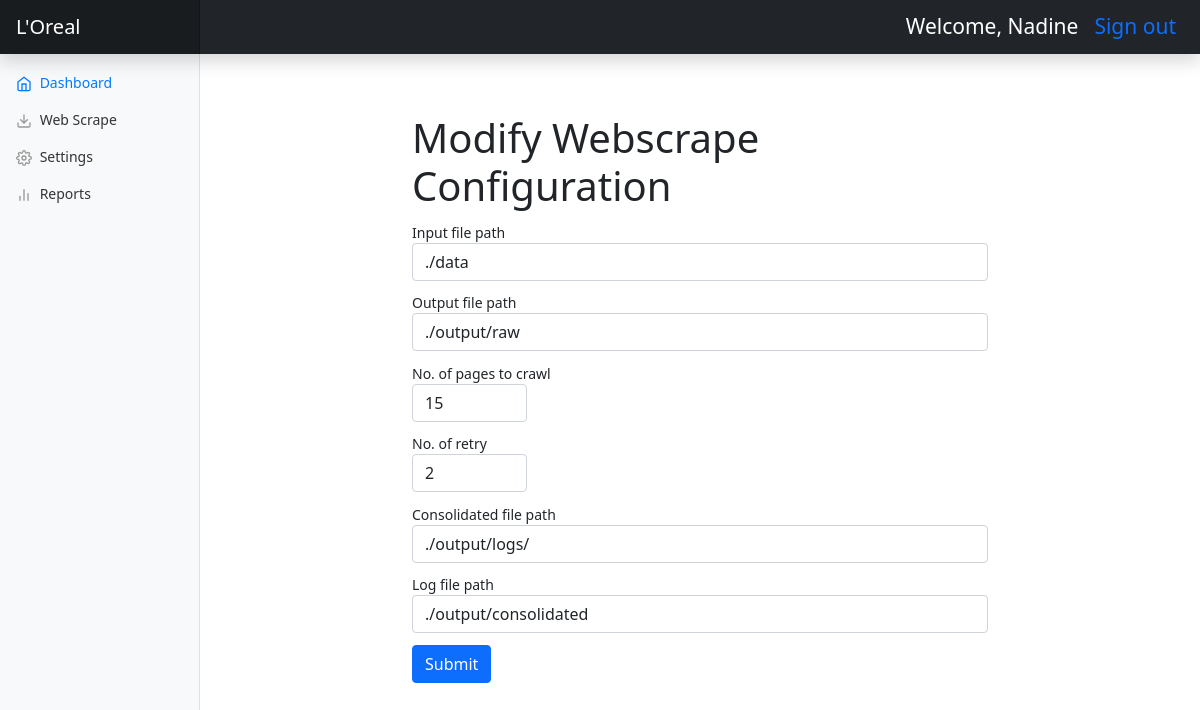
Page /setting (signed in) on the earlier database version.
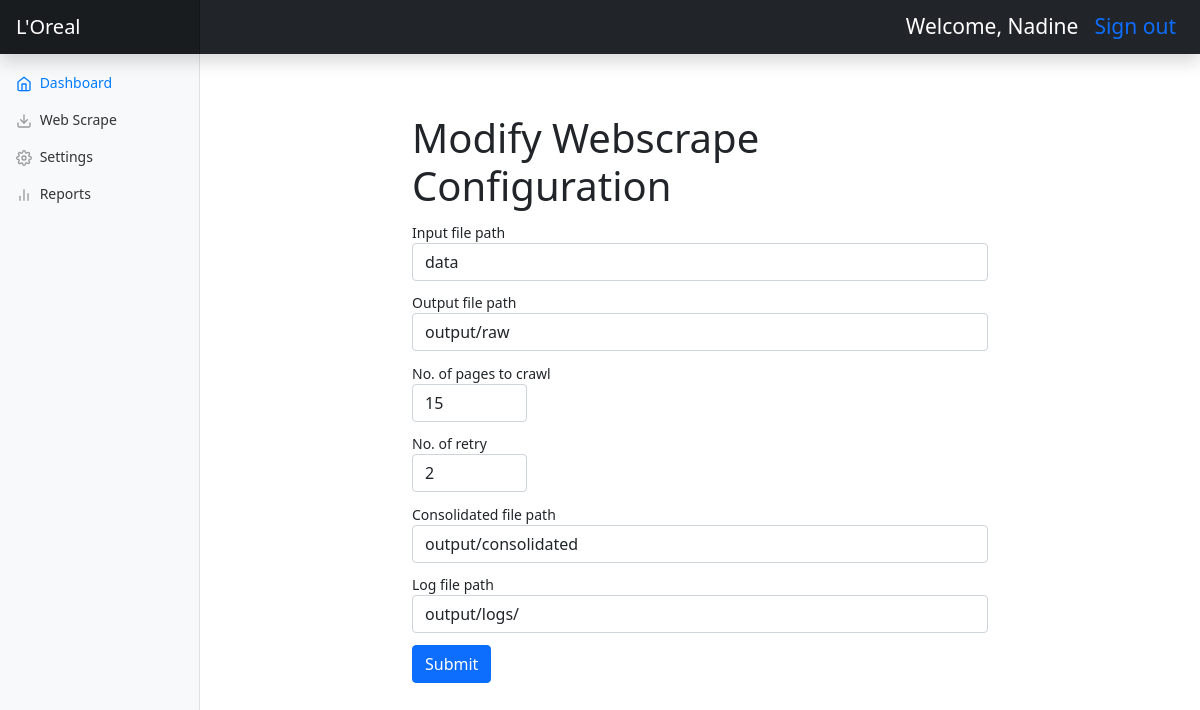
Same page on the later database version.
### model.py (models this page shows)
class User(UserMixin,db.Model):
    id = db.Column(db.Integer, primary_key=True) # primary keys are required by SQLAlchemy
    email = db.Column(db.String(100), unique=True)
    password = db.Column(db.String)
    name = db.Column(db.String(1000))

class Setting(db.Model):
    id = db.Column(db.Integer, primary_key=True)
    input_filepath = db.Column(db.String)
    output_filepath = db.Column(db.String)
    consolidated_filepath = db.Column(db.String)
    log_filepath = db.Column(db.String)
    no_of_pg_crawl = db.Column(db.Integer)
    no_of_retry = db.Column(db.Integer)

### application.py (the view)
@app.route('/setting')
@login_required
def setting():
    obj = db.session.query(Setting).order_by(Setting.id.desc()).first()
    input_path = obj.input_filepath
    output_path = obj.output_filepath
    no_of_pg_crawl = obj.no_of_pg_crawl
    no_of_retry = obj.no_of_retry
    con_path = obj.consolidated_filepath
    log_path = obj.log_filepath
    return render_template(
            "setting.html",name=current_user.name,
            input_path = input_path,
            output_path = output_path,
            no_of_pg_crawl = no_of_pg_crawl,
            no_of_retry = no_of_retry,
            con_path = con_path,
            log_path = log_path
            )

### application.py (called while the page is built)
@login_manager.user_loader
def load_user(user_id):
    return User.query.get(int(user_id))

### templates/setting.html
<head>
  <link rel="stylesheet" href="../static/css/setting.css">
</head>
{% extends 'base.html' %}
{% block content %}
<div class="col-md-6 offset-md-4" style="margin-top: 5%;">
  <h1>Modify Webscrape Configuration</h1>
<form method="POST" action="/webscrapeconfig">
  <div class="form-group">
    <label for="name">Input file path</label>
    <input type="text" name="input_path" class="form-control" value ="{{input_path}}" required>
  </div>
  <div class="form-group">
    <label for="name">Output file path</label>
    <input type="text" name="output_path" class="form-control" value ="{{output_path}}" required>
  </div>
  <div class="form-group">
    <label for="pages_crawl">No. of pages to crawl</label>
    <input name="no_of_pg_crawl" type="number" step="" class="form-control dropdown-size" value ="{{no_of_pg_crawl}}" required>
  </div>
    <div class="form-group">
      <label for="retry">No. of retry</label>
      <input name="no_of_retry" type="number" step="" class="form-control dropdown-size" value ="{{no_of_retry}}" required>
    </div>
    <div class="form-group">
      <label for="">Consolidated file path</label>
      <input type="text" name="con_path" class="form-control" value ="{{con_path}}" required>
    </div>
    <div class="form-group">
      <label for="">Log file path</label>
      <input type="text" name="log_path" class="form-control" value ="{{log_path}}" required>
    </div>
  <button type="submit" class="btn btn-primary" style="margin-top:2%">Submit</button>
</form>
</div>
{% endblock %}

### templates/base.html (shortened to what this page needs)
<html>
  <head>
    <link href="../static/css/bootstrap.min.css" rel="stylesheet">
    <link href="../static/css/dashboard.css" rel="stylesheet">
  </head>
  <body>
    {% block navbar %}
    <nav class="navbar navbar-dark sticky-top bg-dark flex-md-nowrap p-0 shadow">
      <a class="navbar-brand col-md-3 col-lg-2 me-0 px-3" href="{{ url_for('index') }}">L'Oreal </a>
      <ul  class="navbar-nav px-3 d-flex flex-row">
        <li class="p-2 navtext">Welcome, {{name}}</li>
        <li class="p-2 navtext">
          <a style="text-decoration:none;" href="{{ url_for('auth.logout') }}">Sign out</a>
        </li>
      </ul>
    </nav>
    {% endblock %}
    <div class="container-fluid">
      <div class="row">
        <nav id="sidebarMenu" class="col-md-3 col-lg-2 d-md-block bg-light sidebar collapse">
          <div class="position-sticky pt-3">
            <ul class="nav flex-column">
              <li class="nav-item">
                <a class="nav-link active" aria-current="page" href="{{ url_for('index') }}">
                  <span data-feather="home"></span>
                  Dashboard
                </a>
              </li>
              <li class="nav-item">
                <a class="nav-link" href="{{ url_for('webscrape') }}">
                  <span data-feather="download"></span>
                  Web Scrape
                </a>
              </li>
              <li class="nav-item">
                <a class="nav-link" href="{{ url_for('setting') }}">
                  <span data-feather="settings"></span>
                  Settings
                </a>
              </li>
              <li class="nav-item">
                <a class="nav-link" href="{{ url_for('report') }}">
                  <span data-feather="bar-chart-2"></span>
                  Reports
                </a>
              </li>
            </ul>
  </div>
</nav>
  {% block content %} {% endblock %}
</div>
</div>
  </body>
</html>

### static/css/setting.css (style rules this page uses)
.form-group { margin-top:2% !important; }
.dropdown-size { width: 20% !important; }

### static/css/dashboard.css (style rules this page uses)
body { font-size: .875rem; }
.navtext { color:white; font-size:21px; }
.feather { width: 16px; height: 16px; vertical-align: text-bottom; }
.sidebar { position: fixed; top: 0; bottom: 0; left: 0; z-index: 100; padding: 48px 0 0; box-shadow: inset -1px 0 0 rgba(0, 0, 0, .1); }
.sidebar .nav-link { font-weight: 500; color: #333; }
.sidebar .nav-link .feather { margin-right: 4px; color: #999; }
.sidebar .nav-link.active { color: #007bff; }
.sidebar .nav-link:hover .feather, .sidebar .nav-link.active .feather { color: inherit; }
.navbar-brand { padding-top: .75rem; padding-bottom: .75rem; background-color: rgba(0, 0, 0, .25); box-shadow: inset -1px 0 0 rgba(0, 0, 0, .25); }

Differences in the rows shown:
no longer on this page (row unchanged): Setting: input_path "./data", output_path "./output/raw", con_path "./output/logs/", log_path "./output/consolidated"
added Setting: input_path "data", output_path "output/raw", con_path "output/consolidated", log_path "output/logs/"
